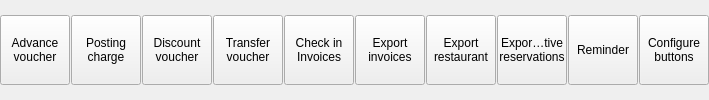
       <widget class="QWidget" name="w2" native="true">
        <property name="minimumSize">
         <size>
          <width>0</width>
          <height>0</height>
         </size>
        </property>
        <property name="maximumSize">
         <size>
          <width>5555</width>
          <height>55555</height>
         </size>
        </property>
        <layout class="QHBoxLayout" name="horizontalLayout_3">
         <property name="spacing">
          <number>1</number>
         </property>
         <property name="leftMargin">
          <number>0</number>
         </property>
         <property name="topMargin">
          <number>0</number>
         </property>
         <property name="rightMargin">
          <number>0</number>
         </property>
         <property name="bottomMargin">
          <number>0</number>
         </property>
         <item>
          <widget class="EToolbarButton" name="btnAdvance">
           <property name="minimumSize">
            <size>
             <width>70</width>
             <height>70</height>
            </size>
           </property>
           <property name="maximumSize">
            <size>
             <width>70</width>
             <height>70</height>
            </size>
           </property>
           <property name="text">
            <string>Advance
voucher</string>
           </property>
           <property name="icon">
            <iconset resource="res.qrc">
             <normaloff>:/images/advance.png</normaloff>:/images/advance.png</iconset>
           </property>
           <property name="iconSize">
            <size>
             <width>32</width>
             <height>32</height>
            </size>
           </property>
           <property name="toolButtonStyle">
            <enum>Qt::ToolButtonTextUnderIcon</enum>
           </property>
           <property name="Tag" stdset="0">
            <string/>
           </property>
          </widget>
         </item>
         <item>
          <widget class="EToolbarButton" name="btnPostCharge">
           <property name="minimumSize">
            <size>
             <width>70</width>
             <height>70</height>
            </size>
           </property>
           <property name="maximumSize">
            <size>
             <width>70</width>
             <height>70</height>
            </size>
           </property>
           <property name="text">
            <string>Posting
charge</string>
           </property>
           <property name="icon">
            <iconset resource="res.qrc">
             <normaloff>:/images/charge.png</normaloff>:/images/charge.png</iconset>
           </property>
           <property name="iconSize">
            <size>
             <width>32</width>
             <height>32</height>
            </size>
           </property>
           <property name="toolButtonStyle">
            <enum>Qt::ToolButtonTextUnderIcon</enum>
           </property>
           <property name="arrowType">
            <enum>Qt::NoArrow</enum>
           </property>
           <property name="Tag" stdset="0">
            <string/>
           </property>
          </widget>
         </item>
         <item>
          <widget class="EToolbarButton" name="btnDiscount">
           <property name="minimumSize">
            <size>
             <width>70</width>
             <height>70</height>
            </size>
           </property>
           <property name="maximumSize">
            <size>
             <width>70</width>
             <height>70</height>
            </size>
           </property>
           <property name="text">
            <string>Discount
voucher</string>
           </property>
           <property name="icon">
            <iconset resource="res.qrc">
             <normaloff>:/images/discount.png</normaloff>:/images/discount.png</iconset>
           </property>
           <property name="iconSize">
            <size>
             <width>32</width>
             <height>32</height>
            </size>
           </property>
           <property name="toolButtonStyle">
            <enum>Qt::ToolButtonTextUnderIcon</enum>
           </property>
           <property name="Tag" stdset="0">
            <string/>
           </property>
          </widget>
         </item>
         <item>
          <widget class="EToolbarButton" name="btnTransferAmount">
           <property name="minimumSize">
            <size>
             <width>70</width>
             <height>70</height>
            </size>
           </property>
           <property name="maximumSize">
            <size>
             <width>70</width>
             <height>70</height>
            </size>
           </property>
           <property name="text">
            <string>Transfer
voucher</string>
           </property>
           <property name="icon">
            <iconset resource="res.qrc">
             <normaloff>:/images/goto.png</normaloff>:/images/goto.png</iconset>
           </property>
           <property name="iconSize">
            <size>
             <width>32</width>
             <height>32</height>
            </size>
           </property>
           <property name="toolButtonStyle">
            <enum>Qt::ToolButtonTextUnderIcon</enum>
           </property>
           <property name="Tag" stdset="0">
            <string/>
           </property>
          </widget>
         </item>
         <item>
          <widget class="EToolbarButton" name="btnOnlineInvoice">
           <property name="minimumSize">
            <size>
             <width>70</width>
             <height>70</height>
            </size>
           </property>
           <property name="maximumSize">
            <size>
             <width>70</width>
             <height>70</height>
            </size>
           </property>
           <property name="text">
            <string>Check in
Invoices</string>
           </property>
           <property name="icon">
            <iconset resource="res.qrc">
             <normaloff>:/images/invoice.png</normaloff>:/images/invoice.png</iconset>
           </property>
           <property name="iconSize">
            <size>
             <width>32</width>
             <height>32</height>
            </size>
           </property>
           <property name="toolButtonStyle">
            <enum>Qt::ToolButtonTextUnderIcon</enum>
           </property>
           <property name="Tag" stdset="0">
            <string/>
           </property>
          </widget>
         </item>
         <item>
          <widget class="EToolbarButton" name="btnExportInvoices">
           <property name="minimumSize">
            <size>
             <width>70</width>
             <height>70</height>
            </size>
           </property>
           <property name="maximumSize">
            <size>
             <width>70</width>
             <height>70</height>
            </size>
           </property>
           <property name="text">
            <string>Export
invoices</string>
           </property>
           <property name="icon">
            <iconset resource="res.qrc">
             <normaloff>:/images/database.png</normaloff>:/images/database.png</iconset>
           </property>
           <property name="iconSize">
            <size>
             <width>32</width>
             <height>32</height>
            </size>
           </property>
           <property name="toolButtonStyle">
            <enum>Qt::ToolButtonTextUnderIcon</enum>
           </property>
           <property name="Tag" stdset="0">
            <string/>
           </property>
          </widget>
         </item>
         <item>
          <widget class="EToolbarButton" name="btnExportRestaurant">
           <property name="minimumSize">
            <size>
             <width>70</width>
             <height>70</height>
            </size>
           </property>
           <property name="maximumSize">
            <size>
             <width>70</width>
             <height>70</height>
            </size>
           </property>
           <property name="text">
            <string>Export
restaurant</string>
           </property>
           <property name="icon">
            <iconset resource="res.qrc">
             <normaloff>:/images/database.png</normaloff>:/images/database.png</iconset>
           </property>
           <property name="iconSize">
            <size>
             <width>32</width>
             <height>32</height>
            </size>
           </property>
           <property name="toolButtonStyle">
            <enum>Qt::ToolButtonTextUnderIcon</enum>
           </property>
           <property name="Tag" stdset="0">
            <string/>
           </property>
          </widget>
         </item>
         <item>
          <widget class="EToolbarButton" name="btnExportActiveReservation">
           <property name="minimumSize">
            <size>
             <width>70</width>
             <height>70</height>
            </size>
           </property>
           <property name="maximumSize">
            <size>
             <width>70</width>
             <height>70</height>
            </size>
           </property>
           <property name="text">
            <string>Export active
reservations</string>
           </property>
           <property name="icon">
            <iconset resource="res.qrc">
             <normaloff>:/images/database.png</normaloff>:/images/database.png</iconset>
           </property>
           <property name="iconSize">
            <size>
             <width>32</width>
             <height>32</height>
            </size>
           </property>
           <property name="toolButtonStyle">
            <enum>Qt::ToolButtonTextUnderIcon</enum>
           </property>
           <property name="Tag" stdset="0">
            <string/>
           </property>
          </widget>
         </item>
         <item>
          <widget class="EToolbarButton" name="btnNotes">
           <property name="minimumSize">
            <size>
             <width>70</width>
             <height>70</height>
            </size>
           </property>
           <property name="maximumSize">
            <size>
             <width>70</width>
             <height>70</height>
            </size>
           </property>
           <property name="text">
            <string>Reminder</string>
           </property>
           <property name="icon">
            <iconset resource="res.qrc">
             <normaloff>:/images/notepad.png</normaloff>:/images/notepad.png</iconset>
           </property>
           <property name="iconSize">
            <size>
             <width>32</width>
             <height>32</height>
            </size>
           </property>
           <property name="toolButtonStyle">
            <enum>Qt::ToolButtonTextUnderIcon</enum>
           </property>
           <property name="Tag" stdset="0">
            <string/>
           </property>
          </widget>
         </item>
         <item>
          <widget class="EToolbarButton" name="btnButtonsConfig">
           <property name="minimumSize">
            <size>
             <width>70</width>
             <height>70</height>
            </size>
           </property>
           <property name="maximumSize">
            <size>
             <width>70</width>
             <height>70</height>
            </size>
           </property>
           <property name="text">
            <string>Configure
buttons</string>
           </property>
           <property name="icon">
            <iconset resource="res.qrc">
             <normaloff>:/images/settings.png</normaloff>:/images/settings.png</iconset>
           </property>
           <property name="iconSize">
            <size>
             <width>32</width>
             <height>32</height>
            </size>
           </property>
           <property name="toolButtonStyle">
            <enum>Qt::ToolButtonTextUnderIcon</enum>
           </property>
           <property name="config" stdset="0">
            <bool>true</bool>
           </property>
          </widget>
         </item>
        </layout>
       </widget>
